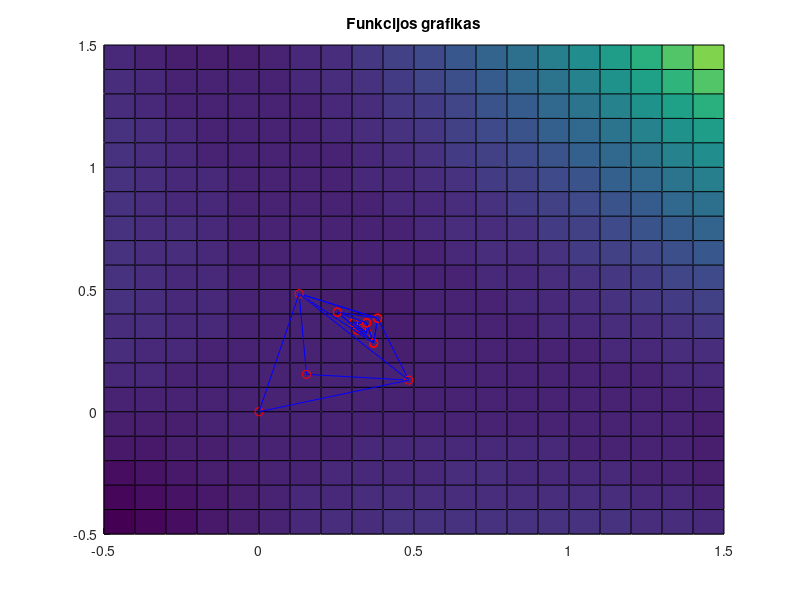

Reproduce this figure in MATLAB.
grid on;
hold on;

f = @(X) (1 / 8) * ((X(1) .^ 2) .* X(2) + X(1) .* (X(2) .^ 2) - X(1) .* X(2)); #funkcija naudojimui
f1 = @(x1, x2) (1 / 8) * ((x1 .^ 2) .* x2 + x1 .* (x2 .^ 2) - x1 .* x2); #funkcija braizymui



X_0 = [0, 0];
X_1 = [1, 1];
X_m = [0 / 10, 5/ 10]; #a = 0; b = 5;

X0 = X_0;

alpha = 0.5; 
teta = 1; 
gamma = 2; 
beta = 0.5;
eta = -0.5;

eps = 10 ^ (-5); 

[x1, x2] = meshgrid( -0.5:0.1:1.5,-0.5:0.1:1.5);
y = f1(x1, x2);
surf(x1, x2, y);
title(['Funkcijos grafikas']);

m = 2; 
delta1 = alpha * (sqrt(m + 1) + m - 1) / (m * sqrt(2));
delta2 = alpha * (sqrt(m + 1) - 1) / (m * sqrt(2));

X1 = [X0(1, 1) + delta2, X0(1, 2) + delta1];
X2 = [X0(1, 1) + delta1, X0(1, 2) + delta2];

Y0 = f(X0);
Y1 = f(X1);
Y2 = f(X2);

X = [X0; X1; X2];

Y = [Y0, Y1, Y2];

deltax = [X0(1), X0(1), X1(1); 
          X1(1), X2(1), X2(1)];
          
deltay = [X0(2), X0(2), X1(2); 
          X1(2), X2(2), X2(2)];

deltaz = [Y0+0.002, Y0+0.002, Y1+0.002;
          Y1+0.002, Y2+0.002, Y2+0.002];
          
plot3(deltax, deltay, deltaz+0.002,'b');

grid on;
hold on;

plot3(X(:, 1), X(:, 2),Y+0.002,'ro');
hold on;

n = 1; 
i = 3; 

format short;

while 1
    [out,idx] = sort(Y);
   
    #disp(idx);
    #disp(out);
    
    %Didziausia reiksme
    Yh = Y(idx(3));
    Xh = X(idx(3), :);
    
    %Antra pagal dydi reiksme
    Yg = Y(idx(2));
    Xg = X(idx(2), :);
 
    %Maziausia reiksme
    Ylow = Y(idx(1));
    Xlow = X(idx(1), :);
        
    #fprintf('%f %f %f \n',Yh, Yg, Ylow);
    
    Xc = (Xg + Xlow) / 2;
 
    Xnew = Xh + (1 + teta) * (Xc - Xh);
    Ynew= f(Xnew);
    
    disp(Xnew);
    
    i = i + 1;
    
    
    if Xnew(1) <= 0 || Xnew(2) <= 0 #Tikrinama, ar taskas nera mazesnis uz 0, nes kitaip gali buti nusuoliuota i lankas
        teta = - 1 / 2;
        Xnew = Xh + (1 + teta) * (Xc - Xh);
        Ynew= f(Xnew);
        i = i + 1;
    end
    
    #fprintf('%f %f %f %f \n',Xh, Xg, Xlow, Xnew);
    #fprintf('%f %f %f %f \n',Yh, Yg, Ylow, Ynew);
    
    if (Ylow < Ynew) && (Ynew < Yg)
        teta = 1;
        #fprintf('1 if \n');
    elseif (Ynew < Ylow)
        #fprintf('2 if \n');
        teta = gamma;
        Z = Xh + (1 + teta) * (Xc - Xh);
        Yz = f(Z);
        #fprintf('%f %f \n',Yz, Z);
        i = i + 1;
        if Yz < Ynew # Tikrinama, ar naujas taskas nera blogesnis uz pries tai tureta.
            Ynew = Yz;
            Xnew = Z;
        endif
    elseif Ynew > Yh
        #fprintf('3 if \n');
        teta = eta;
        Z = Xh + (1 + teta) * (Xc - Xh);
        Xnew = Z;
        Ynew = f(Z);
        i = i + 1;
    elseif (Yg < Ynew) && (Ynew < Yh)
        #fprintf('4 if \n');
        teta = beta;
        Z = Xh + (1 + teta) * (Xc - Xh);
        Xnew = Z;
        Ynew = f(Z);
        i = i + 1;
    endif
    
    if Xnew(1) <= 0 || Xnew(2) <= 0 #Tikrinama, ar taskas nera mazesnis uz 0, nes kitaip gali buti nusuoliuota i lankas
        teta = - 1 / 2;
        Xnew = Xh + (1 + teta) * (Xc - Xh);
        Ynew= f(Xnew);
        i = i + 1;
    end

    #fprintf('%f    %f   %f %d   %d \n', Xnew, Ynew, n, i);
 
    if(norm(Xlow - Xg) < eps && norm(Xlow - Xh) < eps && norm(Xg - Xh) < eps)
        if (max([abs(Ylow - Yg), abs(Ylow - Yh), abs(Yg - Yh)]) < eps) || (i == 100)
          break;
        endif
    endif
 
    n = n + 1;
    X = [Xlow; Xg; Xnew];
    Y = [Ylow, Yg, Ynew];
    
    deltax = [Xlow(1), Xlow(1), Xg(1); # X1 Krastine
              Xg(1), Xnew(1), Xnew(1)];
              
    deltay = [Xlow(2), Xlow(2), Xg(2); # X2 Krastine
              Xg(2), Xnew(2), Xnew(2)];
              
    deltaz = [Ylow+0.001, Ylow+0.001, Yg+0.001; # Aukstis, kuriame turi buti taskas
              Yg+0.001, Ynew+0.001, Ynew+0.001];
    
    #fprintf('delta x %f \n', deltax);
    #fprintf('delta y %f \n', deltay);
    
    plot3(deltax, deltay, deltaz, 'b'); # Krastiniu paisymas
    hold on;
    plot3(X(:, 1), X(:, 2), Y+0.001,'ro'); # Burbuliukai
    hold on;
    teta = 1;
endwhile

fprintf('Ciklu kiekis: %f', n);
fprintf('Funkcijos kvietimu skaicius: %f', i);
fprintf('Gautos reiksmes: \n');
disp(X);